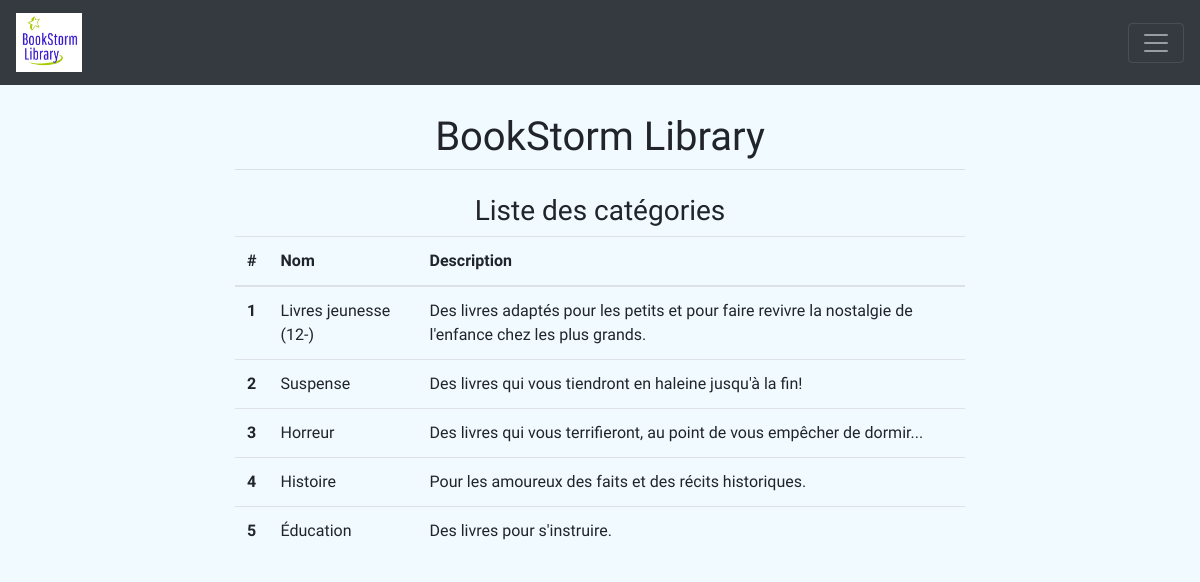
Page /categories/ on the committed database.
### categories/models.py (models this page shows, shortened)
class Category(models.Model):
    name        = models.CharField(max_length=50, unique=True)
    description = models.TextField(blank=True, null=True)
    class Meta:
        verbose_name_plural = 'Categories' #otherwise it would be Categorys

### categories/views.py (the view)
# urls.py: path('', CategoryListView.as_view(), name='category-list'),
class CategoryListView(ListView):
	template_name = 'categories/category_list.html'
	queryset = Category.objects.all()

### categories/templates/categories/category_list.html
{% extends 'base.html' %}
{% block content %}
    {% if object_list %}
        <h3 class="text-center">Liste des catégories</h3>
        <table class="table table-hover">
          <thead>
            <tr>
              <th scope="col">#</th>
              <th scope="col">Nom</th>
              <th scope="col">Description</th>
            </tr>
          </thead>
          <tbody>
            {% for object in object_list %}
                <tr>
                  <th scope="row">{{ forloop.counter }}</th>
                  <td>{{ object.name }}</td>
                  <td>{{ object.description }}</td>
                </tr>
            {% endfor %}
          </tbody>
        </table>
    {% else %}
        <div class="alert alert-warning text-center">Il n'existe présentement aucune catégorie. Créez-en une <a href="{% url 'categories:category-create' %}">ici</a></div>
    {% endif %}
{% endblock %}

### pages/templates/base.html (style rules this page uses)
body { font-family: 'Dosis', sans-serif; }

### rows in the picture
Category: name "Livres jeunesse (12-)", description "Des livres adaptés pour les petits et pour faire revivre la nostalgie de l'enfance chez les plus grands."
Category: name "Suspense", description "Des livres qui vous tiendront en haleine jusqu'à la fin!"
Category: name "Horreur", description "Des livres qui vous terrifieront, au point de vous empêcher de dormir..."
Category: name "Histoire", description "Pour les amoureux des faits et des récits historiques."
Category: name "Éducation", description "Des livres pour s'instruire."
